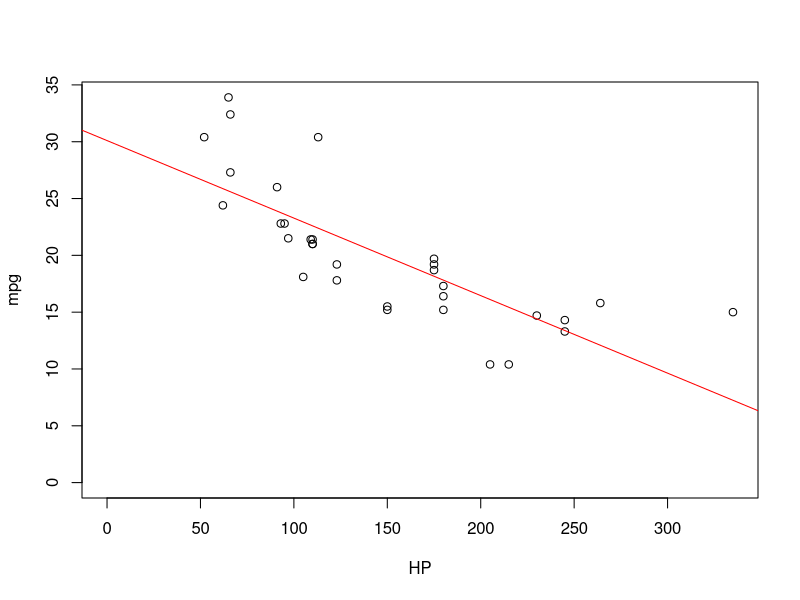

R code for this plot:
## ---- chunk 1
knitr::opts_chunk$set(echo = TRUE, fig.height = 3, fig.width = 3)
## ---- chunk 2
data(mtcars)
d = mtcars
plot(d$hp, d$mpg, xlim=c(0, max(d$hp)), ylim = c(0, max(d$mpg)), xlab='HP', ylab='mpg')
f <- formula(mpg~hp)
fit<-lm(f, d)
abline(fit$coeff, col = 'red')
summary(fit)

## ---- chunk 3
d = mtcars
f <- formula(mpg~as.factor(am))
fit<-lm(f, d)
summary(fit)
# the intercept
b = mean(d[d$am == 0, 'mpg'])
print(paste('the intercept: ', b))
m = mean(d[d$am == 1, 'mpg']) - b
print(paste('the slope: ', m))
